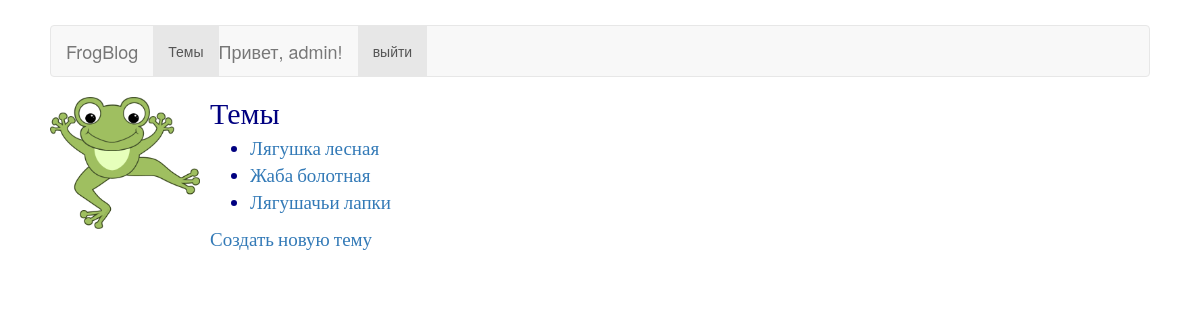
The app's page /topics/ (signed in) with its own data.
### froggy/models.py (models this page shows)
class Topic(models.Model):
	text = models.CharField(max_length=150)
	date_added = models.DateTimeField(auto_now_add=True)
	owner = models.ForeignKey(User)
	def __str__(self):
		return self.text

### froggy/views.py (the view)
# urls.py: url(r'^topics/$', views.topics, name='topics'),
@login_required
def topics(request):
	topics = Topic.objects.filter(owner=request.user).order_by('date_added')
	context = {'topics':topics}
	return render(request, 'froggy/topics.html', context)

### froggy/templates/froggy/topics.html (shortened to what this page needs)
<!DOCTYPE html>
{% extends "froggy/base.html" %}
{% block content %}
{% load staticfiles %}
{% load bootstrap3 %}
<html>
<head>
	<link rel="stylesheet" type="text/css" media="screen">
	{% bootstrap_css %}
</head>
<body id="pad">
	<p>
	<div class="media" id="txtx">
		<a class="pull-left" href="#">
			<img class="media-object" width="150" src="{% static "frog2.jpg" %}">
		</a>
		<div class="media-body">
			<h2 class="media-heading">Темы</h2>
			<div>
				<ul>
				  	{% for topic in topics %}
		  				<li>
		  				  <a href="{% url 'froggy:topic' topic.id %}">{{ topic }}</a>
		  				</li>
					{% empty %}
		  				<li>Здесь еще нет тем...</li>
					{% endfor %}
				</ul>
				<a href="{% url 'froggy:new_topic' %}">Создать новую тему</a>
			</div>
		</div>
	</div>
	</p>
</body>
</html>
{% endblock content %}

### froggy/templates/froggy/base.html (shortened to what this page needs)
<nav class="navbar navbar-default">
  <div class="container-fluid">
	<div class="navbar-header">
	  <a class="navbar-brand" href="{% url 'froggy:home' %}">FrogBlog</a>
	</div>
	<div class="collapse navbar-collapse" id="nav-content">
		<ul class="nav navbar-nav">
	  	  <li class="active"><a href="{% url 'froggy:topics' %}">Темы</a></li>
	  	  {% if user.is_authenticated %}
	  	  <li class="navbar-brand">
	  	  	<p>Привет, {{ user.username }}!</p>
	  	  </li>
	  	  <li class="active">
	  	  	  <a href="{% url 'users:logout' %}">выйти</a>
	  	  </li>
	  	  {% endif %}
	  	</ul>
	</div>
  </div>
</nav>
{% block content %}{% endblock content %}

### froggy/templates/froggy/base.html (style rules this page uses)
#pad { padding-top: 25px; padding-bottom: 25px; padding-right: 50px; padding-left: 50px; background: url('http://bgrounds.ru/_include/img/bgs/yellow-fabric.jpg'); }

### froggy/templates/froggy/topics.html (style rules this page uses)
#txtx { font-family: Lobster; color: navy; font-size: 19px; }

### records on screen
Topic: text "Лягушка лесная"
Topic: text "Жаба болотная"
Topic: text "Лягушачьи лапки"

### other values on screen
{{ user.username }} "admin"
